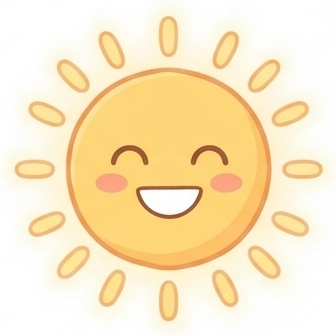
#> input picture series/toby-i-miya/art/sun/sun_joy.png, 336 x 336 px, given in place of yard_v5.png, which was not available
$ python demo.py
#> lines starting #> are read from the running program, lines starting #| are printed output that depends on the picture; pictures that were not available may be replaced by others from this repository, and a replacement may not be noted
import numpy as np, math, imageio
from PIL import Image
yard = Image.open('yard/yard_v5.png').convert('RGB')
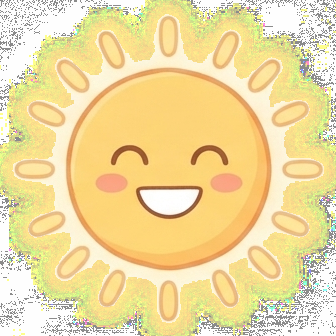
#> yard: PIL image 336x336 RGB; mean R, G, B 239.8, 219, 158.9
orig = Image.open('../images/22.jpg').convert('RGB')
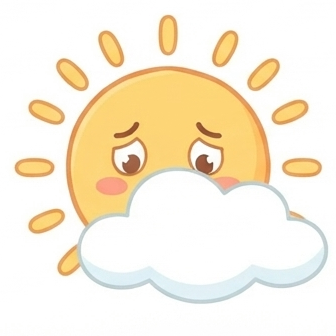
#> input picture series/toby-i-miya/art/sun/sun_sad.png, 336 x 336 px, given in place of 22.jpg, which was not available
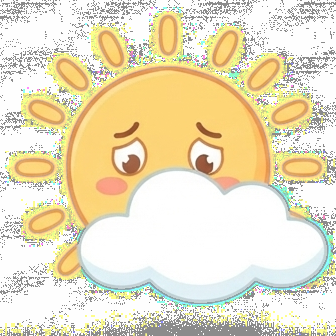
#> orig: PIL image 336x336 RGB; mean R, G, B 234.4, 224.5, 194.8
yard.paste(orig.crop((300,0,500,200)),(300,0))   # remove my old sun
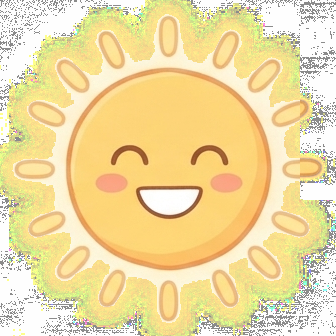
#> yard: PIL image 336x336 RGB; mean R, G, B 239.9, 219.3, 161.4
yard.save('sun/yard_nosun.png')
names=['smile','joy','worried','sad','sleepy','wink']
suns={n:Image.open(f'sun/sun_{n}.png') for n in names}
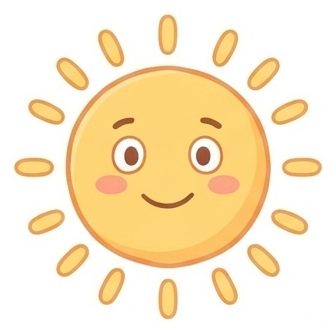
#> input picture series/toby-i-miya/art/sun/sun_smile.png, 336 x 336 px, found by its file name
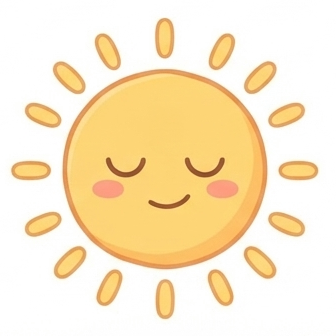
#> input picture series/toby-i-miya/art/sun/sun_sleepy.png, 336 x 336 px, found by its file name
#> (the run stopped early here; a loop or call above may not have finished)
